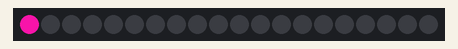
The sketch below on a simulated Arduino Uno, built with avr-gcc and run on an emulated ATmega328P. On the bench: 20 RGB LEDs in strip order, left to right. Dim RGB values are drawn brighter than linear; random numbers use the default seed unless the sketch sets one.

Above: at 0.01 s.
At 4.9 s:
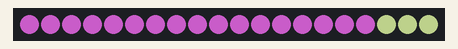
At 9.94 s:
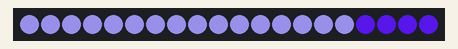
At 19.88 s:
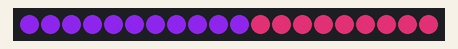
At 29.82 s:
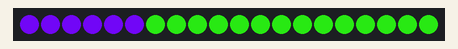
At 39.91 s:
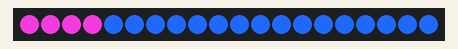

The sketch:

brilliant_esboo_waasa1.ino
```cpp
#include <Adafruit_NeoPixel.h>
#define PIN 5
Adafruit_NeoPixel strip = Adafruit_NeoPixel(20, PIN, NEO_GRB + NEO_KHZ800);
void setup()
{
strip.begin();
}
void loop()
{
int c1 = random(0, 255);
int c2 = random(0, 255);
int c3 = random(0, 255);


for(int k = 0; k < 20; k++)
{
strip.setPixelColor(k, strip.Color(c1, c2, c3));
strip.show();
delay(50);


if (k == 20)
{
k = 0;
}
}
}
```
